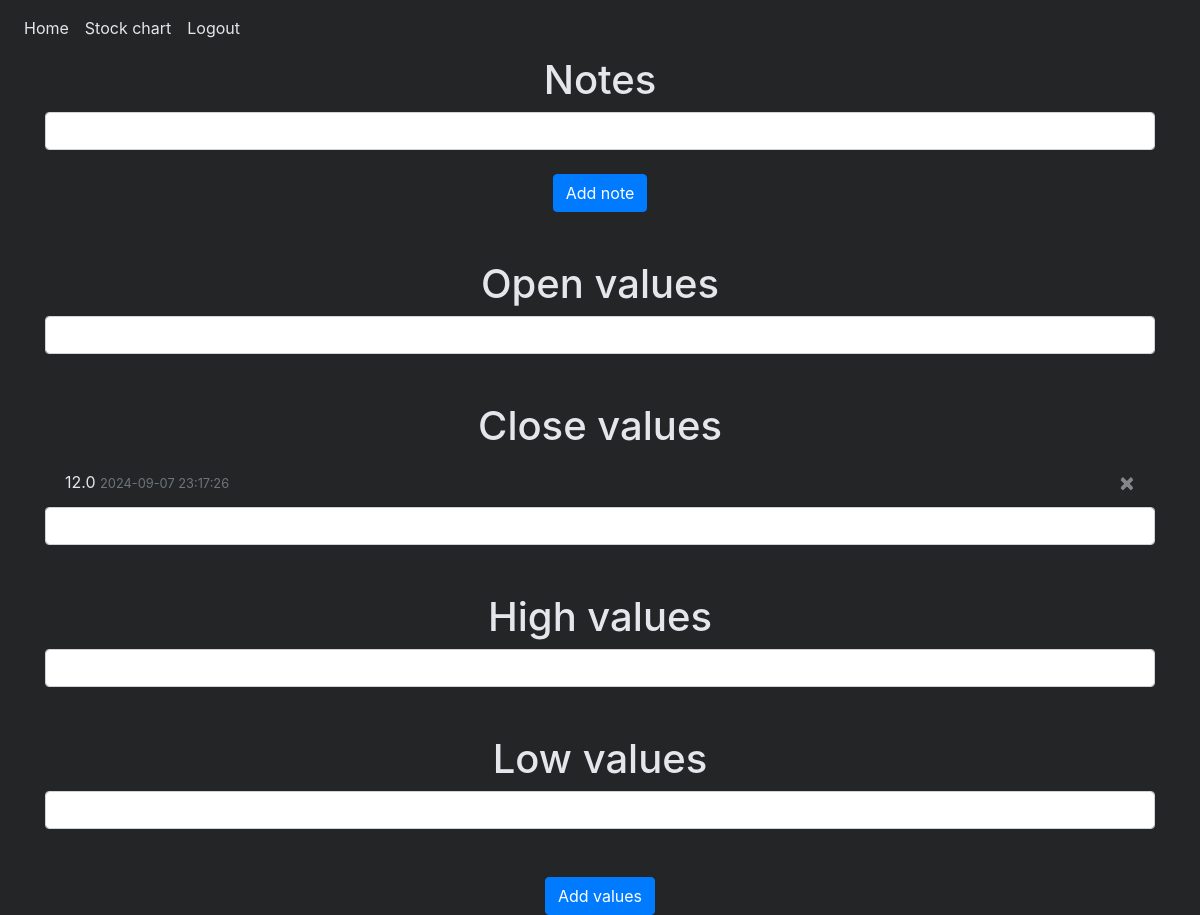
Page / (signed in) on the earlier database version.
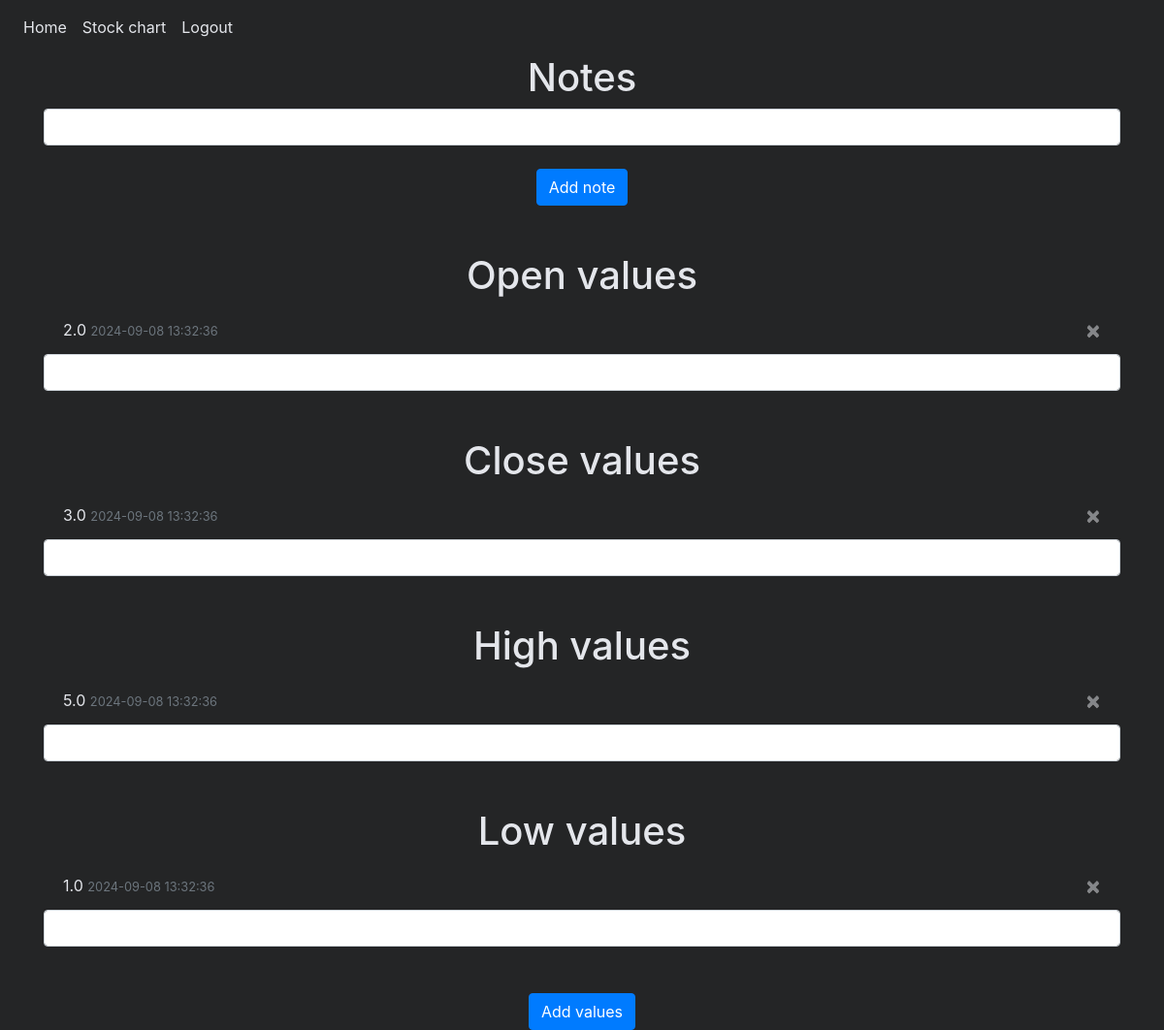
Same page on the later database version.
### website/models.py (models this page shows)
class CloseValue(db.Model):
    id = db.Column(db.Integer, primary_key=True)
    data = db.Column(db.Float)
    date = db.Column(db.DateTime(timezone=True), default=func.now())
    user_id = db.Column(db.Integer, db.ForeignKey('user.id'))

class OpenValue(db.Model):
    id = db.Column(db.Integer, primary_key=True)
    data = db.Column(db.Float)
    date = db.Column(db.DateTime(timezone=True), default=func.now())
    user_id = db.Column(db.Integer, db.ForeignKey('user.id'))

class High(db.Model):
    id = db.Column(db.Integer, primary_key=True)
    data = db.Column(db.Float)
    date = db.Column(db.DateTime(timezone=True), default=func.now())
    user_id = db.Column(db.Integer, db.ForeignKey('user.id'))

class Low(db.Model):
    id = db.Column(db.Integer, primary_key=True)
    data = db.Column(db.Float)
    date = db.Column(db.DateTime(timezone=True), default=func.now())
    user_id = db.Column(db.Integer, db.ForeignKey('user.id'))

### website/views.py (the view, shortened to what this page needs)
@views.route('/', methods=['GET', 'POST'])
@login_required
def home():
    return render_template("home.html", user=current_user)

### website/__init__.py (called while the page is built)
def create_app():
    app = Flask(__name__)
    app.config['SECRET_KEY'] = 'asd'
    app.config['SQLALCHEMY_DATABASE_URI'] = f'sqlite:///{DB_NAME}'
    db.init_app(app)
    migrate.init_app(app, db)
    from .views import views
    from .auth import auth
    app.register_blueprint(views, url_prefix='/')
    app.register_blueprint(auth, url_prefix='/')
    from .models import User, Note, CloseValue, OpenValue, High, Low
    with app.app_context():
        db.create_all()
    login_manager = LoginManager()
    login_manager.login_view = 'auth.login'
    login_manager.init_app(app)
    @login_manager.user_loader
    def load_user(id):
        return User.query.get(int(id))
    return app

### website/templates/home.html (shortened to what this page needs)
{% extends "base.html" %}
{% block content %}
<h1 align="center">Notes</h1>
<form method="POST">
  <input name="note" id="note" class="form-control" step="any" required>
  <br />
  <div align="center">
    <button type="submit" class="btn btn-primary">Add note</button>
  </div>
</form>
<form method="POST">
<br />
<br />
<h1 align="center">Open values</h1>
<ul class="list-group list-group-flush" id="open_values">
  {% for open_v in user.open_values %}
  <li class="list-group-item">
    {{ open_v.data }} <small class="text-muted">{{ open_v.date.strftime('%Y-%m-%d %H:%M:%S') }}</small>
    <button type="button" class="close" onClick="deleteOpenValue({{ open_v.id }})">
        <span aria-hidden="true" id="cross">&times;</span>
    </button>
  </li>
  {% endfor %}
</ul>
  <input name="open_v" id="open_v" class="form-control" step="any" required>
<br />
<br />
<h1 align="center">Close values</h1>
<ul class="list-group list-group-flush" id="close_values">
  {% for close in user.close_values %}
  <li class="list-group-item">
    {{ close.data }} <small class="text-muted">{{ close.date.strftime('%Y-%m-%d %H:%M:%S') }}</small>
    <button type="button" class="close" onClick="deleteCloseValue({{ close.id }})">
        <span aria-hidden="true" id="cross">&times;</span>
    </button>
  </li>
  {% endfor %}
</ul>
  <input name="close" id="close" class="form-control" step="any" required>
<br />
<br />
<h1 align="center">High values</h1>
<ul class="list-group list-group-flush" id="highs">
  {% for high in user.highs %}
  <li class="list-group-item">
    {{ high.data }} <small class="text-muted">{{ high.date.strftime('%Y-%m-%d %H:%M:%S') }}</small>
    <button type="button" class="close" onClick="deleteHigh({{ high.id }})">
        <span aria-hidden="true" id="cross">&times;</span>
    </button>
  </li>
  {% endfor %}
</ul>
  <input name="high" id="high" class="form-control" step="any" required>
<br />
<br />
<h1 align="center">Low values</h1>
<ul class="list-group list-group-flush" id="lows">
  {% for low in user.lows %}
  <li class="list-group-item">
    {{ low.data }} <small class="text-muted">{{ low.date.strftime('%Y-%m-%d %H:%M:%S') }}</small>
    <button type="button" class="close" onClick="deleteLow({{ low.id }})">
        <span aria-hidden="true" id="cross">&times;</span>
    </button>
  </li>
  {% endfor %}
</ul>
  <input name="low" id="low" class="form-control" step="any" required>
<br />
<br />
<div align="center">
  <button type="submit" class="btn btn-primary">Add values</button>
</div>
</form>
{% endblock %}

### website/templates/base.html (shortened to what this page needs)
<!DOCTYPE html>
<html lang="en">
<head>
    <link
    rel="stylesheet"
    href="https://stackpath.bootstrapcdn.com/bootstrap/4.4.1/css/bootstrap.min.css"
/>
    <link
    rel="stylesheet"
    href="https://stackpath.bootstrapcdn.com/font-awesome/4.7.0/css/font-awesome.min.css"
/>
    <link rel="stylesheet" href="static/style.css">
</head>
<body>
    <nav class="navbar navbar-expand-lg navbar-light">
        <div class="collapse navbar-collapse" id="navbar">
            <div class="navbar-nav">
                {% if user.is_authenticated %}
                <a class="nav-item nav-link" id="home" href="/">Home</a>
                <a class="nav-item nav-link" id="stock" href="/stock">Stock chart</a>
                <a class="nav-item nav-link" id="logout" href="/logout">Logout</a>
                {% else %}
                <a class="nav-item nav-link" id="login" href="/login">Login</a>
                <a class="nav-item nav-link" id="sign-up" href="/sign-up">Sign Up</a>
                {% endif %}
            </div>
        </div>
    </nav>
    <div class="container">
        {% block content %}
        {% endblock %}
    </div>
</body>
</html>

### website/static/style.css (style rules this page uses)
body { background-color: #242526; }
h1 { color: #E4E6EB; }
#login, #logout, #sign-up, #stock, #home { color: #E4E6EB; }
.list-group-item { background-color: #242526; color: #E4E6EB; }
#cross { color: #E4E6EB; }

Differences in the rows shown:
added OpenValue: data "2.0", date "2024-09-08 13:32:36"
changed CloseValue: data "12.0" → "3.0"; date "2024-09-07 23:17:26" → "2024-09-08 13:32:36"
added High: data "5.0", date "2024-09-08 13:32:36"
added Low: data "1.0", date "2024-09-08 13:32:36"
